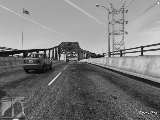
#> input picture images/image0.png, 160 x 120 px
$ python -i prueba.py   (imports and definitions only)
#> lines starting #> are read from the running program, lines starting #| are printed output that depends on the picture
#> further down, picture is the input picture: shape (120, 160, 3); min 6, max 237, mean 123.9
#! python3
import numpy as np
#from PIL import ImageGrab
from grabscreen import grab_screen
import cv2
import time

from numpy import ones,vstack
from numpy.linalg import lstsq

from directkeys import PressKey,ReleaseKey, W, A, S, D
from statistics import mean


#def draw_lines(img,lines): #dibujo las lineas en pantalla
#    try: #por si no hay lineas en el array
#        for line in lines:
#            coords = line[0] #el array tiene este formato [[[x1,y1,x2,y2]],[[x1,y1,x2,y2]]]
#            cv2.line(img,(coords[0],coords[1]),(coords[2],coords[3]),[255,255,255],3) #dibujo la linea sup,iniciio,fin,color,ancho
#    except:
#        pass
#

def draw_lanes(img, lines, color=[0, 255, 255], thickness=3):
    # if this fails, go with some default line
    try:

        # finds the maximum y value for a lane marker
        # (since we cannot assume the horizon will always be at the same point.)

        ys = []
        for i in lines:
            for ii in i:
                ys += [ii[1], ii[3]]
        min_y = min(ys)
        max_y = 600
        new_lines = []
        line_dict = {}

        for idx, i in enumerate(lines):
            for xyxy in i:
                # These four lines:
                # modified from http://stackoverflow.com/questions/21565994/method-to-return-the-equation-of-a-straight-line-given-two-points
                # Used to calculate the definition of a line, given two sets of coords.
                x_coords = (xyxy[0], xyxy[2])
                y_coords = (xyxy[1], xyxy[3])
                A = vstack([x_coords, ones(len(x_coords))]).T
                m, b = lstsq(A, y_coords)[0]

                # Calculating our new, and improved, xs
                x1 = (min_y - b) / m
                x2 = (max_y - b) / m

                line_dict[idx] = [m, b, [int(x1), min_y, int(x2), max_y]]
                new_lines.append([int(x1), min_y, int(x2), max_y])

        final_lanes = {}

        for idx in line_dict:
            final_lanes_copy = final_lanes.copy()
            m = line_dict[idx][0]
            b = line_dict[idx][1]
            line = line_dict[idx][2]

            if len(final_lanes) == 0:
                final_lanes[m] = [[m, b, line]]

            else:
                found_copy = False

                for other_ms in final_lanes_copy:

                    if not found_copy:
                        if abs(other_ms * 1.2) > abs(m) > abs(other_ms * 0.8):
                            if abs(final_lanes_copy[other_ms][0][1] * 1.2) > abs(b) > abs(
                                            final_lanes_copy[other_ms][0][1] * 0.8):
                                final_lanes[other_ms].append([m, b, line])
                                found_copy = True
                                break
                        else:
                            final_lanes[m] = [[m, b, line]]

        line_counter = {}

        for lanes in final_lanes:
            line_counter[lanes] = len(final_lanes[lanes])

        top_lanes = sorted(line_counter.items(), key=lambda item: item[1])[::-1][:2]

        lane1_id = top_lanes[0][0]
        lane2_id = top_lanes[1][0]

        # [11 lines left out: function average_lane, not called in this run]

        l1_x1, l1_y1, l1_x2, l1_y2 = average_lane(final_lanes[lane1_id])
        l2_x1, l2_y1, l2_x2, l2_y2 = average_lane(final_lanes[lane2_id])

        return [l1_x1, l1_y1, l1_x2, l1_y2], [l2_x1, l2_y1, l2_x2, l2_y2], lane1_id, lane2_id #devuelvo las dos lineas y sus angulos
    except Exception as e:
        print(str(e))

def roi(img,vertices):      #REGION OF INTEREST *ROI*
    mask = np.zeros_like(img)  #mask es un array igual al array de la imagen pero tod0 negro (lleno de ceros)
    cv2.fillPoly(mask,vertices,255) #sobre el array de ceros pinto un poligono con los puntos de "vertices" y color 255(binario 1111111 blanco)
    masked = cv2.bitwise_and(img,mask) #operacion and (a nivel valores binarios) entre los array de la imagen y la mascara,esto deja negro las partes q estan fuera del poligono
    return masked

def process_img(image):   #funcion que pasa la imagen por un filtro de edges
    original_image = image
    #processed_img = cv2.cvtColor(original_image,cv2.COLOR_BGR2GRAY) #pasa la imagen a gris # Canny ya la pasa a gris esta al dope.
    processed_img = cv2.Canny(original_image,threshold1=200,threshold2=300) #filtro de edges
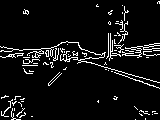
#> processed_img: shape (120, 160); 6.9% white in thin lines or dots
    processed_img = cv2.GaussianBlur(processed_img, (5, 5), 0) #blureo la imagen para q los pixeles se unan
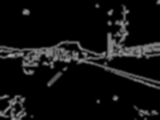
#> processed_img: shape (120, 160); min 0, max 174, mean 17.6
    ##aplico la region roi
    #vertices = np.array([[10,500],[10,300], [300,200], [500,200], [800,300], [800,500]], np.int32)#vertices del poligono #cambiar esto de lugar re defino al pedo en cada frame
    vertices = np.array([[10, 475], [10, 300], [300, 200], [500, 200], [800, 300], [800, 475]], np.int32)
    processed_img=roi(processed_img,[vertices]) #aplico el roi a la imagen
#> in roi, `cv2.fillPoly(mask,vertices,255) #sobre el array de ceros pinto un poli..`: mask: shape (120, 160); every value is 0

    ## deteccion de lineas y grafico
    lines = cv2.HoughLinesP(processed_img,1,np.pi/180,180,np.array([]),22,7) #busca las lineas en la imagen, ultimos dos parametros tamanio minimo q tiene q tener una linea
#> lines = None
    #y gap maximo entre dos lineas para ser una sola

    m1 = 0
    m2 = 0
    try:
        l1, l2, m1, m2 = draw_lanes(original_image, lines)
        cv2.line(original_image, (l1[0], l1[1]), (l1[2], l1[3]), [0, 255, 0], 30)
        cv2.line(original_image, (l2[0], l2[1]), (l2[2], l2[3]), [0, 255, 0], 30)
    except Exception as e:
        print(str(e))
        pass
    try:
        for coords in lines:
            coords = coords[0]
            try:
                cv2.line(processed_img, (coords[0], coords[1]), (coords[2], coords[3]), [255, 0, 0], 3)
            except Exception as e:
                print(str(e))
#> this loop made 0 passes
    except Exception as e:
        pass

    return processed_img, original_image, m1, m2

# [19 lines left out: functions straight, left, right, slow_ya_roll, not called in this run]


# [3 lines not run here, left out]

# [26 lines left out: function screen_record, not called in this run]

# [1 line not run here, left out]

>>> import cv2
>>> picture = cv2.imread('images/image0.png')
>>> result = process_img(picture)

$ run again, on images/image10.png
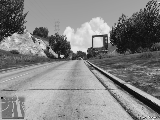
#> input picture images/image10.png, 160 x 120 px
#> picture is the input picture: shape (120, 160, 3); min 1, max 244, mean 131.2
#> in process_img, `processed_img = cv2.Canny(original_image,threshold1=200,threshold2=300)`:
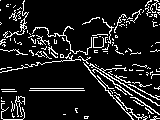
#> processed_img: shape (120, 160); 11.6% white in thin lines or dots
#> in process_img, `processed_img = cv2.GaussianBlur(processed_img, (5, 5), 0)`:
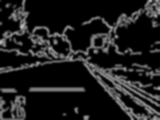
#> processed_img: shape (120, 160); min 0, max 190, mean 29.8
#> mask: shape (120, 160); every value is 0
#> lines = None
